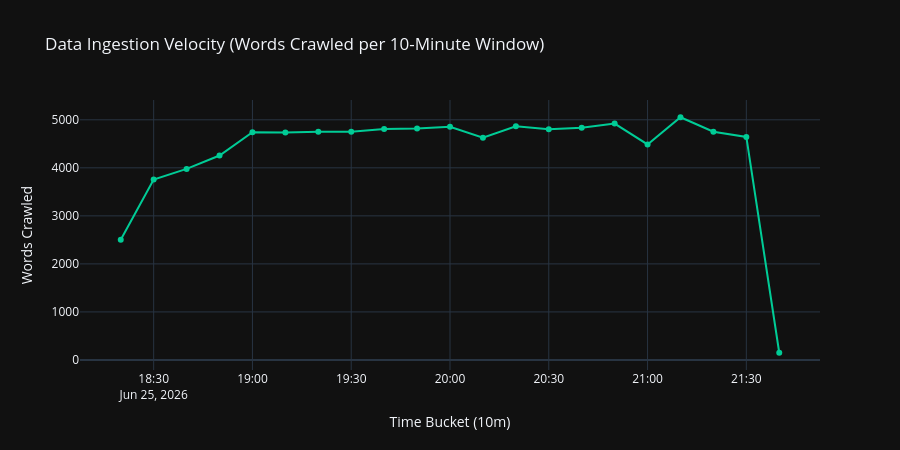

Notebook code for this chart:
### Code cell
# Analyze crawl velocity by partitioning crawled timestamps into 10-minute buckets
with get_connection() as conn:
    # SQLite SQL query to group dates by 10-minute buckets
    df_velocity = pd.read_sql_query("""
        SELECT 
            SUBSTR(crawled_at, 1, 10) || ' ' || SUBSTR(crawled_at, 12, 4) || '0' as time_bucket,
            COUNT(*) as words_crawled
        FROM words
        WHERE crawled_at IS NOT NULL
        GROUP BY time_bucket
        ORDER BY time_bucket;
    """, conn)

df_velocity['time_bucket'] = pd.to_datetime(df_velocity['time_bucket'])

# Line Chart of Ingestion velocity
fig_velocity = px.line(
    df_velocity,
    x="time_bucket",
    y="words_crawled",
    title="Data Ingestion Velocity (Words Crawled per 10-Minute Window)",
    labels={"time_bucket": "Time Bucket (10m)", "words_crawled": "Words Crawled"},
    markers=True
)
fig_velocity.update_traces(line_color="#00CC96", line_width=2)
fig_velocity.update_layout(height=450)
fig_velocity.show()

### Figure 1 — Plotly figure (JSON) as saved in the notebook; plotly's stock layout.template omitted (floating-point values rounded to 4 significant figures)
{"data": [{"hovertemplate": "Time Bucket (10m)=%{x}<br>Words Crawled=%{y}<extra></extra>", "legendgroup": "", "line": {"color": "#00CC96", "dash": "solid", "width": 2}, "marker": {"symbol": "circle"}, "mode": "lines+markers", "name": "", "orientation": "v", "showlegend": false, "type": "scatter", "x": ["2026-06-25T18:20:00", "2026-06-25T18:30:00", "2026-06-25T18:40:00", "2026-06-25T18:50:00", "2026-06-25T19:00:00", "2026-06-25T19:10:00", "2026-06-25T19:20:00", "2026-06-25T19:30:00", "2026-06-25T19:40:00", "2026-06-25T19:50:00", "2026-06-25T20:00:00", "2026-06-25T20:10:00", "2026-06-25T20:20:00", "2026-06-25T20:30:00", "2026-06-25T20:40:00", "2026-06-25T20:50:00", "2026-06-25T21:00:00", "2026-06-25T21:10:00", "2026-06-25T21:20:00", "2026-06-25T21:30:00", "2026-06-25T21:40:00"], "xaxis": "x", "y": [2504, 3755, 3977, 4256, 4740, 4737, 4753, 4751, 4809, 4817, 4853, 4625, 4866, 4801, 4836, 4922, 4487, 5053, 4752, 4643, 150], "yaxis": "y"}], "layout": {"height": 450, "legend": {"tracegroupgap": 0}, "title": {"text": "Data Ingestion Velocity (Words Crawled per 10-Minute Window)"}, "xaxis": {"anchor": "y", "domain": [0.0, 1.0], "title": {"text": "Time Bucket (10m)"}}, "yaxis": {"anchor": "x", "domain": [0.0, 1.0], "title": {"text": "Words Crawled"}}}}
